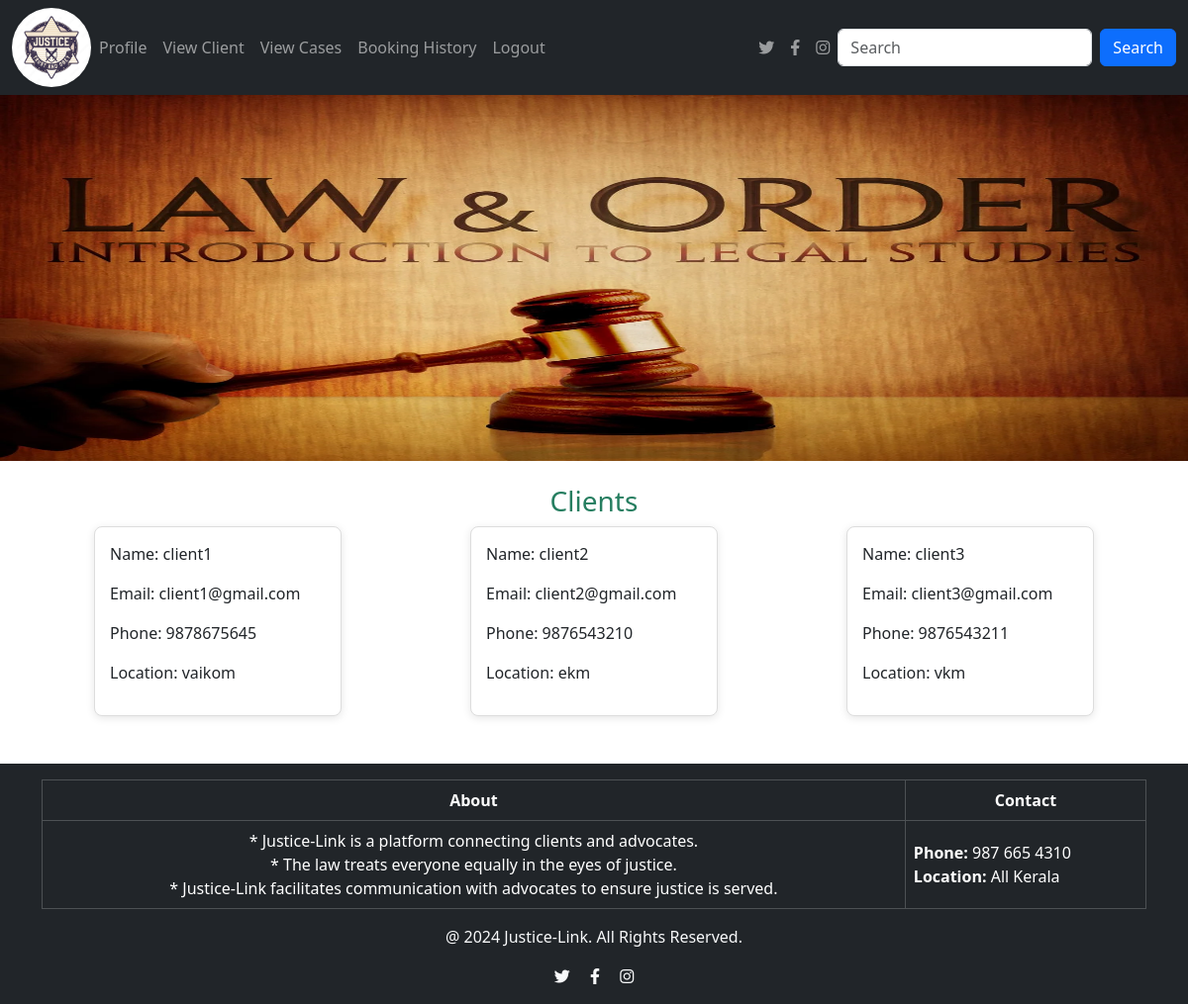
Before: /viewclients with the older database file.
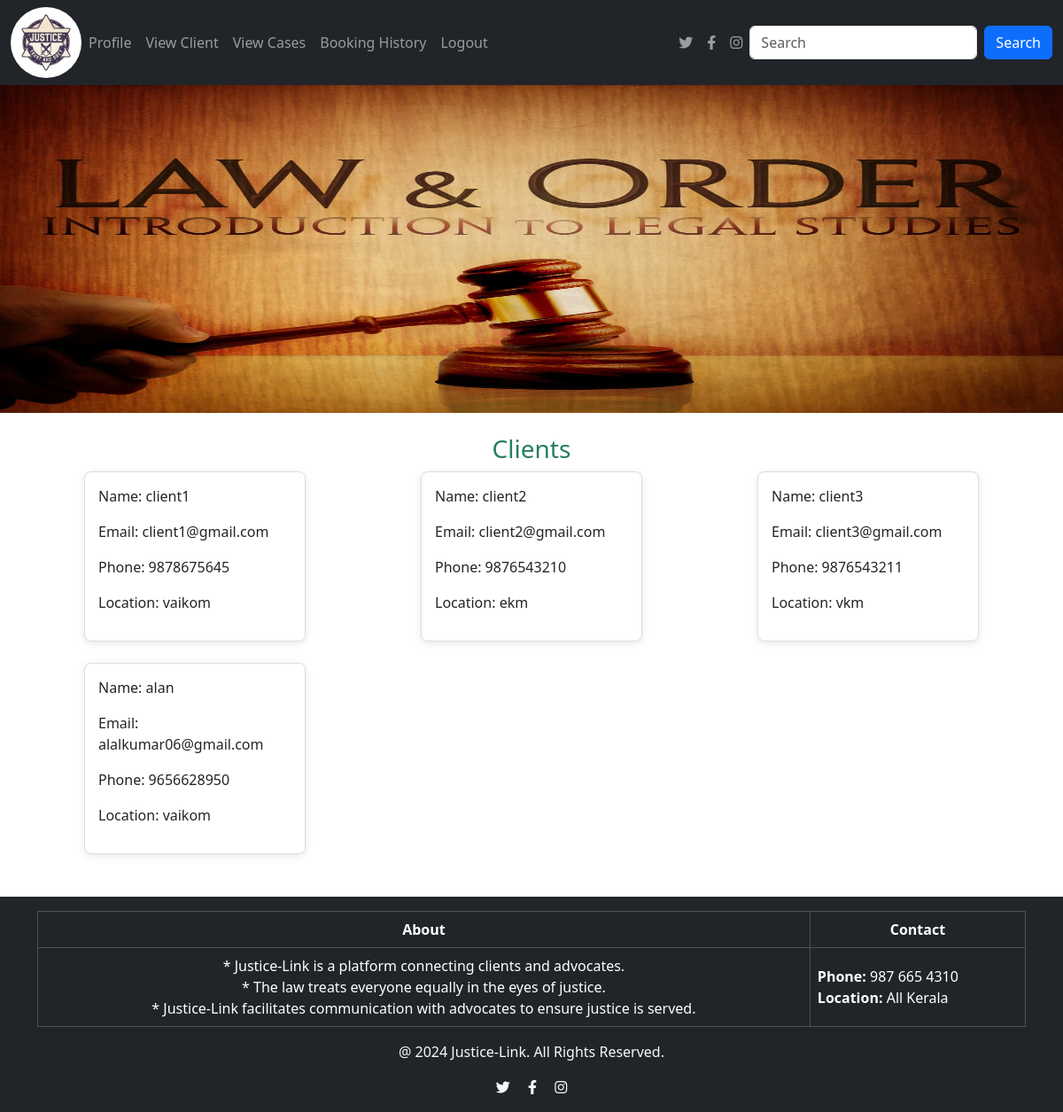
After: the same page with the newer database file.
### app/models.py (models this page shows, shortened)
class Client(models.Model):
    Email = models.EmailField(unique=True)
    username = models.TextField()
    phonenumber = models.IntegerField()
    password = models.TextField()
    location= models.TextField()

### app/views.py (the view)
# urls.py: path('viewclients',views.viewclients),
def viewclients(req):
    data=Client.objects.all()
    return render(req,'Advocate/viewclients.html', {'data':data})

### template/Advocate/viewclients.html (shortened to what this page needs)
<!DOCTYPE html>
<html lang="en">
<head>
  <link href="https://cdn.jsdelivr.net/npm/bootstrap@5.3.3/dist/css/bootstrap.min.css" rel="stylesheet">
  <link href="https://cdnjs.cloudflare.com/ajax/libs/font-awesome/6.0.0-beta3/css/all.min.css" rel="stylesheet">
</head>
<body>
<nav class="navbar navbar-expand-sm navbar-dark bg-dark">
  <div class="container-fluid">
    <a href="../advocatehome" class="logo">
      <img src="static/1000_F_153564985_MLVK4XbezrFZnuAg5mlncjcQp82GaNcn.jpg" class="rounded-circle" alt="logo" width="80px" >
    </a>
    <div class="collapse navbar-collapse" id="mynavbar">
      <ul class="navbar-nav me-auto">
        <li class="nav-item"><a class="nav-link" href="../advocateprofile">Profile</a></li>
        <li class="nav-item"><a class="nav-link" href="../viewclients">View Client</a></li>
        <li class="nav-item"><a class="nav-link" href="../viewcases">View Cases</a></li>
        <li class="nav-item"><a class="nav-link" href="../bookinghistory">Booking History</a></li>
        <li class="nav-item"><a class="nav-link" href="../logout">Logout</a></li>
      </ul>
      <ul class="navbar-nav d-flex">
        <li class="nav-item"><a class="nav-link" href="https://twitter.com" target="_blank"><i class="fab fa-twitter"></i></a></li>
        <li class="nav-item"><a class="nav-link" href="https://facebook.com" target="_blank"><i class="fab fa-facebook-f"></i></a></li>
        <li class="nav-item"><a class="nav-link" href="https://instagram.com" target="_blank"><i class="fab fa-instagram"></i></a></li>
      </ul>
      <form class="d-flex">
        <input class="form-control me-2" type="text" placeholder="Search">
        <button class="btn btn-primary" type="button">Search</button>
      </form>
    </div>
  </div>
</nav>
<div>
  <img src="static/law-and-order_t.webp" alt="justice" width="100%" class="img">
</div>
<div class="container mt-4">
  <h3>Clients</h3>
  <div class="row">
    {% for i in data %}
    <div class="col-md-4 d-flex justify-content-center mb-4">
      <div class="product">
        <div class="description">
          <p class="price">Name: {{ i.username }}</p>
          <p>Email: {{ i.Email }}</p>
          <p class="phonenumber">Phone: {{ i.phonenumber }}</p>
          <p class="location">Location: {{ i.location }}</p>
        </div>
      </div>
    </div>
    {% endfor %}
  </div>
</div>
<footer class="bg-dark text-light text-center py-3 mt-4">
  <div class="container">
    <table class="table table-dark table-bordered">
      <thead class="thead-light">
        <tr>
          <th class="text-center">About</th>
          <th class="text-center">Contact</th>
        </tr>
      </thead>
      <tbody>
        <tr>
          <td class="text-justify align-middle">
            * Justice-Link is a platform connecting clients and advocates.
            <br>* The law treats everyone equally in the eyes of justice.
            <br>* Justice-Link facilitates communication with advocates to ensure justice is served.
          </td>
          <td class="text-start align-middle">
            <strong>Phone:</strong> 987 665 4310
            <br> <strong>Location:</strong> All Kerala
          </td>
        </tr>
      </tbody>
    </table>
    <p>@ 2024 Justice-Link. All Rights Reserved.</p>
    <div>
      <a href="https://twitter.com" target="_blank" class="text-light mx-2"><i class="fab fa-twitter"></i></a>
      <a href="https://facebook.com" target="_blank" class="text-light mx-2"><i class="fab fa-facebook-f"></i></a>
      <a href="https://instagram.com" target="_blank" class="text-light mx-2"><i class="fab fa-instagram"></i></a>
    </div>
  </div>
</footer>
</body>
</html>

### template/Advocate/viewclients.html (style rules this page uses)
.img { max-height: 370px; }
.product { background-color: white; border: 1px solid #ddd; border-radius: 8px; overflow: hidden; width: 250px; box-shadow: 0 2px 8px rgba(0, 0, 0, 0.1); transition: transform 0.2s ease-in-out; }
.product .description { padding: 15px; }
h3 { text-align: center; color: rgb(38, 126, 96); }

Changed rows visible on the page:
added Client: username "alan", Email "alalkumar06@gmail.com", phonenumber "9656628950", location "vaikom"
